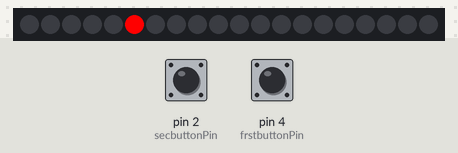
This sketch was run on a simulated Arduino Uno, built with avr-gcc and run on an emulated ATmega328P. Shown: 20 RGB LEDs in strip order, left to right. The inputs (shaded band) are chosen by the test bench; at power-on: pin 2 (secbuttonPin) HIGH, pin 4 (frstbuttonPin) LOW.

Above: at 0.46 s.
At 1.2 s:
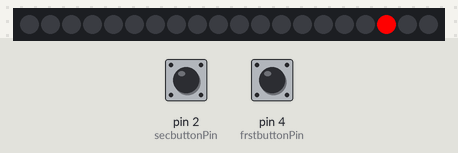
1.3 s: pin 2 (secbuttonPin) pulled LOW for 1 s
At 2.45 s:
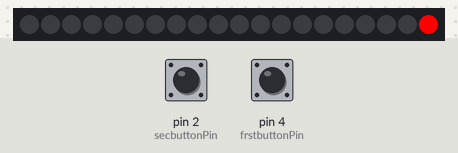
2.9 s: pin 4 (frstbuttonPin) pulled HIGH for 1 s
4.5 s: pin 2 (secbuttonPin) pulled LOW for 1 s
6.1 s: pin 4 (frstbuttonPin) pulled HIGH for 1 s
Timing chart, 0 to 8.7 s (numbered marks = the images above; inputs shaded):
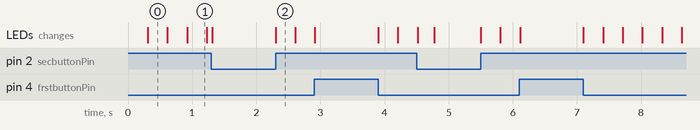

The sketch:

Final_code.ino
```cpp
#include <Adafruit_NeoPixel.h>
#define PIN 3
#define NUMPIXELS 20
Adafruit_NeoPixel pixels = Adafruit_NeoPixel(NUMPIXELS, PIN, NEO_GRB + NEO_KHZ800);

int delay_time = 20; // 200 msec = 1/5th of a second
const int ledPin = 3;
const int frstbuttonPin = 4;
const int secbuttonPin = 2;
int frstswitchState = 0;
int secswitchState = 0;
//int player1pos = 0;
//int player2pos = NUMPIXELS;

void player1buttonfunc(){
  frstswitchState = digitalRead(frstbuttonPin);
  secswitchState = digitalRead(secbuttonPin);
  int player1pos = 0;
  int player2pos = NUMPIXELS;
  while (frstswitchState == HIGH && player1pos<NUMPIXELS && secswitchState != HIGH){
    player1pos++;
    pixels.setPixelColor(player1pos, 255, 0, 0);
    pixels.show();
    delay(delay_time);
    pixels.setPixelColor(player1pos, 0, 0, 0);
    pixels.show();
    secswitchState = digitalRead(secbuttonPin);
  }
}

void player2buttonfunc(){
  frstswitchState = digitalRead(frstbuttonPin);
  secswitchState = digitalRead(secbuttonPin);
  int player1pos = 0;
  int player2pos = NUMPIXELS;
  while (secswitchState == HIGH && player2pos>0 && frstswitchState != HIGH){
    player2pos--;
    pixels.setPixelColor(player2pos, 255, 0, 0);
    pixels.show();
    delay(delay_time);
    pixels.setPixelColor(player2pos, 0, 0, 0);
    pixels.show();
    frstswitchState = digitalRead(frstbuttonPin);
  }
}

void setup() {
  pixels.begin();
  pinMode(frstbuttonPin, INPUT);
  pinMode(secbuttonPin,INPUT);
  pinMode(ledPin, OUTPUT);

}

void loop() {
	player1buttonfunc();
  	player2buttonfunc();
}
```

Measured:
- after the input at 1.3 s, the LEDs: first change at once (image 2 shows a later state)
